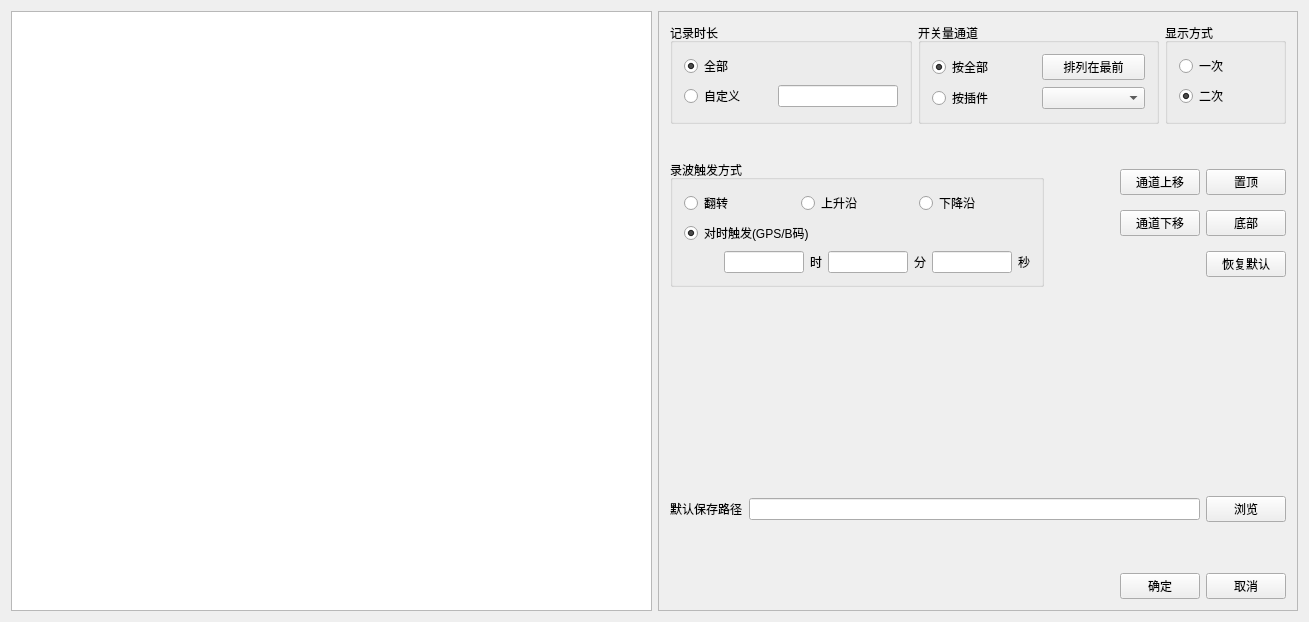
<?xml version="1.0" encoding="UTF-8"?>
<ui version="4.0">
 <class>QSttBinRecordSetDlg</class>
 <widget class="QWidget" name="QSttBinRecordSetDlg">
  <property name="geometry">
   <rect>
    <x>0</x>
    <y>0</y>
    <width>1309</width>
    <height>622</height>
   </rect>
  </property>
  <property name="windowTitle">
   <string>录波设置</string>
  </property>
  <layout class="QHBoxLayout" name="horizontalLayout_13" stretch="1,1">
   <item>
    <widget class="QTableWidget" name="m_pBinRecordSetTableWidget"/>
   </item>
   <item>
    <widget class="QFrame" name="frame">
     <property name="frameShape">
      <enum>QFrame::StyledPanel</enum>
     </property>
     <property name="frameShadow">
      <enum>QFrame::Raised</enum>
     </property>
     <layout class="QVBoxLayout" name="verticalLayout_6">
      <item>
       <layout class="QHBoxLayout" name="horizontalLayout_11" stretch="2,2,1">
        <item>
         <widget class="QGroupBox" name="groupBox">
          <property name="title">
           <string>记录时长</string>
          </property>
          <layout class="QVBoxLayout" name="verticalLayout">
           <property name="leftMargin">
            <number>11</number>
           </property>
           <item>
            <widget class="QRadioButton" name="m_pRButtonAll">
             <property name="text">
              <string>全部</string>
             </property>
             <property name="checked">
              <bool>true</bool>
             </property>
            </widget>
           </item>
           <item>
            <layout class="QHBoxLayout" name="horizontalLayout" stretch="0,0">
             <property name="spacing">
              <number>0</number>
             </property>
             <item>
              <widget class="QRadioButton" name="m_pRButtronCustomize">
               <property name="text">
                <string>自定义</string>
               </property>
              </widget>
             </item>
             <item>
              <widget class="QFloatLineEdit" name="m_pEditCustomize">
               <property name="maximumSize">
                <size>
                 <width>120</width>
                 <height>16777215</height>
                </size>
               </property>
              </widget>
             </item>
            </layout>
           </item>
          </layout>
         </widget>
        </item>
        <item>
         <widget class="QGroupBox" name="groupBox_2">
          <property name="title">
           <string>开关量通道</string>
          </property>
          <layout class="QVBoxLayout" name="verticalLayout_2">
           <item>
            <layout class="QGridLayout" name="gridLayout">
             <item row="0" column="0">
              <widget class="QRadioButton" name="m_pRButtonALL">
               <property name="text">
                <string>按全部</string>
               </property>
               <property name="checked">
                <bool>true</bool>
               </property>
              </widget>
             </item>
             <item row="0" column="1">
              <widget class="QPushButton" name="m_pBtnALL">
               <property name="text">
                <string>排列在最前</string>
               </property>
              </widget>
             </item>
             <item row="1" column="0">
              <widget class="QRadioButton" name="m_pRButtonPlug">
               <property name="text">
                <string>按插件</string>
               </property>
              </widget>
             </item>
             <item row="1" column="1">
              <widget class="QComboBox" name="m_pCmbButtonPlug"/>
             </item>
            </layout>
           </item>
          </layout>
         </widget>
        </item>
        <item>
         <widget class="QGroupBox" name="groupBox_3">
          <property name="title">
           <string>显示方式</string>
          </property>
          <layout class="QVBoxLayout" name="verticalLayout_3">
           <item>
            <widget class="QRadioButton" name="m_pRButtonOne">
             <property name="text">
              <string>一次</string>
             </property>
             <property name="checked">
              <bool>false</bool>
             </property>
            </widget>
           </item>
           <item>
            <widget class="QRadioButton" name="m_pRButtonTwo">
             <property name="text">
              <string>二次</string>
             </property>
             <property name="checked">
              <bool>true</bool>
             </property>
            </widget>
           </item>
          </layout>
         </widget>
        </item>
       </layout>
      </item>
      <item>
       <spacer name="verticalSpacer_3">
        <property name="orientation">
         <enum>Qt::Vertical</enum>
        </property>
        <property name="sizeType">
         <enum>QSizePolicy::Fixed</enum>
        </property>
        <property name="sizeHint" stdset="0">
         <size>
          <width>20</width>
          <height>30</height>
         </size>
        </property>
       </spacer>
      </item>
      <item>
       <layout class="QHBoxLayout" name="horizontalLayout_12">
        <item>
         <widget class="QGroupBox" name="groupBox_4">
          <property name="title">
           <string>录波触发方式</string>
          </property>
          <property name="checkable">
           <bool>false</bool>
          </property>
          <layout class="QVBoxLayout" name="verticalLayout_4">
           <item>
            <layout class="QHBoxLayout" name="horizontalLayout_5">
             <item>
              <widget class="QRadioButton" name="m_pRButtonFlip">
               <property name="text">
                <string>翻转</string>
               </property>
               <property name="checked">
                <bool>true</bool>
               </property>
              </widget>
             </item>
             <item>
              <widget class="QRadioButton" name="m_pRButtonRis">
               <property name="text">
                <string>上升沿</string>
               </property>
              </widget>
             </item>
             <item>
              <widget class="QRadioButton" name="m_pRButtonFall">
               <property name="text">
                <string>下降沿</string>
               </property>
              </widget>
             </item>
            </layout>
           </item>
           <item>
            <layout class="QHBoxLayout" name="horizontalLayout_3">
             <item>
              <widget class="QRadioButton" name="m_pRButtonGPS">
               <property name="text">
                <string>对时触发(GPS/B码)</string>
               </property>
               <property name="checked">
                <bool>true</bool>
               </property>
              </widget>
             </item>
             <item>
              <spacer name="horizontalSpacer_2">
               <property name="orientation">
                <enum>Qt::Horizontal</enum>
               </property>
               <property name="sizeHint" stdset="0">
                <size>
                 <width>40</width>
                 <height>20</height>
                </size>
               </property>
              </spacer>
             </item>
            </layout>
           </item>
           <item>
            <layout class="QHBoxLayout" name="horizontalLayout_4">
             <item>
              <spacer name="horizontalSpacer">
               <property name="orientation">
                <enum>Qt::Horizontal</enum>
               </property>
               <property name="sizeHint" stdset="0">
                <size>
                 <width>40</width>
                 <height>20</height>
                </size>
               </property>
              </spacer>
             </item>
             <item>
              <layout class="QHBoxLayout" name="horizontalLayout_2">
               <item>
                <widget class="QLongLineEdit" name="m_pEditHour">
                 <property name="maximumSize">
                  <size>
                   <width>80</width>
                   <height>16777215</height>
                  </size>
                 </property>
                </widget>
               </item>
               <item>
                <widget class="QLabel" name="m_pLableHour">
                 <property name="text">
                  <string>时</string>
                 </property>
                </widget>
               </item>
               <item>
                <widget class="QLongLineEdit" name="m_pEditminute">
                 <property name="maximumSize">
                  <size>
                   <width>80</width>
                   <height>16777215</height>
                  </size>
                 </property>
                </widget>
               </item>
               <item>
                <widget class="QLabel" name="m_pLabelminute">
                 <property name="text">
                  <string>分</string>
                 </property>
                </widget>
               </item>
               <item>
                <widget class="QLongLineEdit" name="m_pEditsecond">
                 <property name="maximumSize">
                  <size>
                   <width>80</width>
                   <height>16777215</height>
                  </size>
                 </property>
                </widget>
               </item>
               <item>
                <widget class="QLabel" name="m_pLabelSecond">
                 <property name="text">
                  <string>秒</string>
                 </property>
                </widget>
               </item>
              </layout>
             </item>
            </layout>
           </item>
          </layout>
         </widget>
        </item>
        <item>
         <layout class="QVBoxLayout" name="verticalLayout_5">
          <item>
           <layout class="QHBoxLayout" name="horizontalLayout_9">
            <item>
             <spacer name="horizontalSpacer_5">
              <property name="orientation">
               <enum>Qt::Horizontal</enum>
              </property>
              <property name="sizeHint" stdset="0">
               <size>
                <width>40</width>
                <height>20</height>
               </size>
              </property>
             </spacer>
            </item>
            <item>
             <widget class="QPushButton" name="m_pBtnChannelUp">
              <property name="text">
               <string>通道上移</string>
              </property>
             </widget>
            </item>
            <item>
             <widget class="QPushButton" name="m_pBtnTop">
              <property name="text">
               <string>置顶</string>
              </property>
             </widget>
            </item>
           </layout>
          </item>
          <item>
           <layout class="QHBoxLayout" name="horizontalLayout_8">
            <item>
             <spacer name="horizontalSpacer_6">
              <property name="orientation">
               <enum>Qt::Horizontal</enum>
              </property>
              <property name="sizeHint" stdset="0">
               <size>
                <width>40</width>
                <height>20</height>
               </size>
              </property>
             </spacer>
            </item>
            <item>
             <widget class="QPushButton" name="m_pBtnChannelDown">
              <property name="text">
               <string>通道下移</string>
              </property>
             </widget>
            </item>
            <item>
             <widget class="QPushButton" name="m_pBtnBottom">
              <property name="text">
               <string>底部</string>
              </property>
             </widget>
            </item>
           </layout>
          </item>
          <item>
           <layout class="QHBoxLayout" name="horizontalLayout_10">
            <item>
             <spacer name="horizontalSpacer_7">
              <property name="orientation">
               <enum>Qt::Horizontal</enum>
              </property>
              <property name="sizeHint" stdset="0">
               <size>
                <width>40</width>
                <height>20</height>
               </size>
              </property>
             </spacer>
            </item>
            <item>
             <widget class="QPushButton" name="m_pBtnDefault">
              <property name="text">
               <string>恢复默认</string>
              </property>
             </widget>
            </item>
           </layout>
          </item>
         </layout>
        </item>
       </layout>
      </item>
      <item>
       <spacer name="verticalSpacer">
        <property name="orientation">
         <enum>Qt::Vertical</enum>
        </property>
        <property name="sizeHint" stdset="0">
         <size>
          <width>20</width>
          <height>30</height>
         </size>
        </property>
       </spacer>
      </item>
      <item>
       <layout class="QHBoxLayout" name="horizontalLayout_7">
        <item>
         <widget class="QLabel" name="m_pLabelPath">
          <property name="text">
           <string>默认保存路径</string>
          </property>
         </widget>
        </item>
        <item>
         <widget class="QLineEdit" name="m_pEditPath"/>
        </item>
        <item>
         <widget class="QPushButton" name="m_pBtnBrowse">
          <property name="text">
           <string>浏览</string>
          </property>
         </widget>
        </item>
       </layout>
      </item>
      <item>
       <spacer name="verticalSpacer_2">
        <property name="orientation">
         <enum>Qt::Vertical</enum>
        </property>
        <property name="sizeType">
         <enum>QSizePolicy::Fixed</enum>
        </property>
        <property name="sizeHint" stdset="0">
         <size>
          <width>20</width>
          <height>45</height>
         </size>
        </property>
       </spacer>
      </item>
      <item>
       <layout class="QHBoxLayout" name="horizontalLayout_6">
        <item>
         <spacer name="horizontalSpacer_3">
          <property name="orientation">
           <enum>Qt::Horizontal</enum>
          </property>
          <property name="sizeHint" stdset="0">
           <size>
            <width>40</width>
            <height>20</height>
           </size>
          </property>
         </spacer>
        </item>
        <item>
         <widget class="QPushButton" name="m_pBtnOK">
          <property name="text">
           <string>确定</string>
          </property>
         </widget>
        </item>
        <item>
         <widget class="QPushButton" name="m_pBtnCancel">
          <property name="text">
           <string>取消</string>
          </property>
         </widget>
        </item>
       </layout>
      </item>
     </layout>
    </widget>
   </item>
  </layout>
 </widget>
 <layoutdefault spacing="6" margin="11"/>
 <customwidgets>
  <customwidget>
   <class>QLongLineEdit</class>
   <extends>QLineEdit</extends>
   <header>../../UI/Module/CommonCtrl_QT/QLongLineEdit.h</header>
  </customwidget>
  <customwidget>
   <class>QFloatLineEdit</class>
   <extends>QLineEdit</extends>
   <header>../../UI/Module/CommonCtrl_QT/QFloatLineEdit.h</header>
  </customwidget>
 </customwidgets>
 <resources/>
 <connections/>
</ui>
